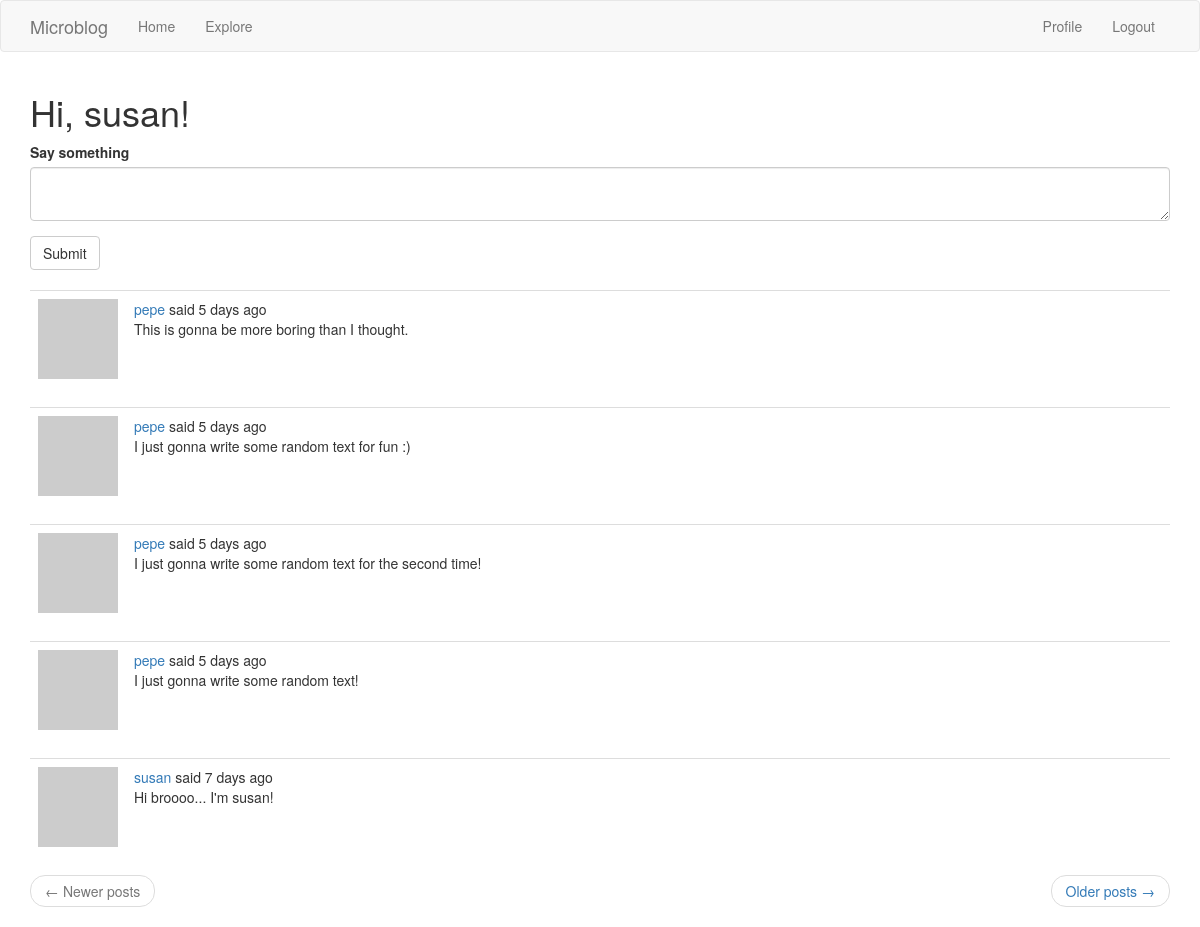
The app's page /index (signed in) with its own data.
### flaskr/models.py (models this page shows, shortened)
class User(UserMixin, db.Model):
    id = db.Column(db.Integer, primary_key=True)
    username = db.Column(db.String(64), index=True, unique=True)
    email = db.Column(db.String(120), index=True, unique=True)
    password_hash = db.Column(db.String(128))
    about_me = db.Column(db.String(140))
    last_seen = db.Column(db.DateTime, default=datetime.utcnow)
    posts = db.relationship("Post", backref="author", lazy="dynamic")
    followed = db.relationship(
        "User", secondary=followers,
        primaryjoin=(followers.c.follower_id == id),
        secondaryjoin=(followers.c.followed_id == id),
        backref=db.backref("followers", lazy="dynamic"), lazy="dynamic"
    )
    def avatar(self, size):
        digest = md5(self.email.lower().encode("utf-8")).hexdigest()
        return "https://www.gravatar.com/avatar/{}?d=identicon&s={}".format(
            digest, size
        )
    def followed_posts(self):
        followed = Post.query.join(
            followers, (followers.c.followed_id == Post.user_id)
        ).filter(followers.c.follower_id == self.id)
        own = Post.query.filter_by(user_id=self.id)
        return followed.union(own).order_by(Post.timestamp.desc())

class Post(db.Model):
    id = db.Column(db.Integer, primary_key=True)
    body = db.Column(db.String(140))
    timestamp = db.Column(db.DateTime, index=True, default=datetime.utcnow)
    user_id = db.Column(db.Integer, db.ForeignKey("user.id"))

### flaskr/routes.py (the view)
@app.route("/", methods=["GET", "POST"])
@app.route("/index", methods=["GET", "POST"])
@login_required
def index():
    form = PostForm()
    if form.validate_on_submit():
        post = Post(body=form.post.data, author=current_user)
        db.session.add(post)
        db.session.commit()
        flash(_("Your post is now live!"))
        return redirect(url_for("index"))
    page = request.args.get("page", 1, type=int)
    posts = current_user.followed_posts().paginate(
        page, app.config["POSTS_PER_PAGE"], False
    )
    next_url = url_for("index", page=posts.next_num) \
        if posts.has_next else None
    prev_url = url_for("index", page=posts.prev_num) \
        if posts.has_prev else None
    return render_template("index.html", title=_("Home"), posts=posts.items,
                           form=form, next_url=next_url, prev_url=prev_url)

### flaskr/forms.py
class PostForm(FlaskForm):
    post = TextAreaField(_l("Say something"), validators=[DataRequired(),
                                                          Length(min=1, max=140)])
    submit = SubmitField(_l("Submit"))

### flaskr/models.py (called while the page is built)
@login.user_loader
def load_user(id):
    return User.query.get(int(id))

### flaskr/routes.py (called while the page is built)
@app.before_request
def before_request():
    if current_user.is_authenticated:
        current_user.last_seen = datetime.utcnow()
        db.session.commit()
    g.locale = str(get_locale())

### flaskr/templates/index.html
{% extends "base.html" %}
{% import "bootstrap/wtf.html" as wtf %}
{% block app_content %}
    <h1>{{ _('Hi, %(username)s!', username=current_user.username) }}</h1>
    {% if form %}
        {{ wtf.quick_form(form) }}
        <br/>
    {% endif %}
    {% for post in posts %}
        {% include "portions/_post.html" %}
    {% endfor %}
    <nav aria-label="...">
        <ul class="pager">
            <li class="previous {% if not prev_url %} disabled {% endif %}">
                <a href="{{ prev_url or '#' }}">
                    <span aria-hidden="true">&larr;</span> {{ _('Newer posts') }}
                </a>
            </li>
            <li class="next {% if not next_url %} disabled {% endif %}">
                <a href="{{ next_url or '#' }}">
                    {{ _('Older posts') }} <span aria-hidden="true">&rarr;</span>
                </a>
            </li>
        </ul>
    </nav>
{% endblock app_content %}

### flaskr/templates/portions/_post.html (shortened to what this page needs)
<table class="table table-hover">
    <tr>
        <td width="70px">
            <a href="{{ url_for('user', username=post.author.username) }}">
                <img src="{{ post.author.avatar(70) }}" />
            </a>
        </td>
        <td>
            {{ _('%(username)s said %(when)s',
            username=user_link, when=moment(post.timestamp).fromNow()) }}
            <br/>
            {{ post.body }}
        </td>
    </tr>
</table>

### records on screen
Post: body "This is gonna be more boring than I thought."
Post: body "I just gonna write some random text for fun :)"
Post: body "I just gonna write some random text for the second time!"
Post: body "I just gonna write some random text!"
Post: body "Hi broooo... I'm susan!"
